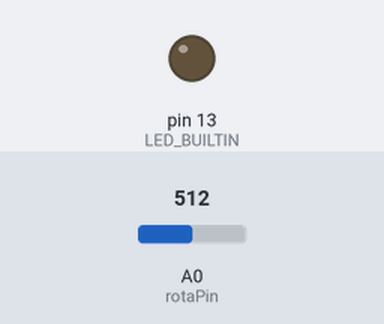
The sketch below on a simulated Arduino Uno, built with avr-gcc and run on an emulated ATmega328P. Shown: output pins drawn as LEDs (lit = HIGH). Dashed ring = blinking. Inputs (shaded band) come from the test bench; at power-on: A0 (rotaPin) = 512.

Above: at 1.2 s.
1.3 s: A0 (rotaPin) set to 900
At 2.6 s:
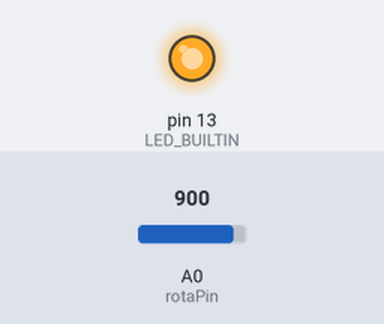
3.4 s: A0 (rotaPin) set to 306
At 3.56 s:
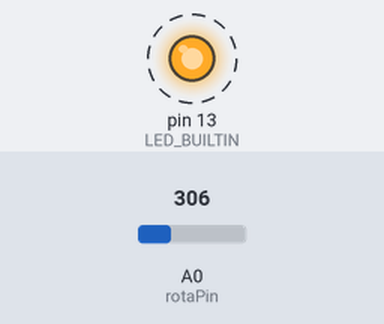
Timing chart, 0 to 12.4 s (numbered marks = the images above; inputs shaded):
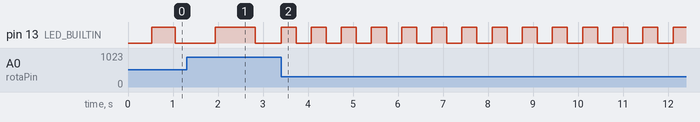

The sketch:

8_solution.ino
```cpp
// Non-blocking version of blink
// Rotation sensor controls rate of blinking

int loop_counter;

unsigned long time_now;
unsigned long timer_mark;
unsigned long timer_interval = 500;

// led
boolean led_state;

// rotation sensor
int rotaPin = A0;
int rotaValue;


void setup() {
  pinMode(LED_BUILTIN, OUTPUT);
  pinMode(rotaPin, INPUT);
}


void loop() {

  rotaValue = analogRead(rotaPin); // get sensor input value

  timer_interval = map(rotaValue, 0, 1023, 50, 1000); // map sensor input to ms rate range

  // timer controlled blinking
  if (timerElapsed()) {
    if (led_state == 0) {
      digitalWrite(LED_BUILTIN, HIGH);
      led_state = 1;
    } else {
      digitalWrite(LED_BUILTIN, LOW);
      led_state = 0;
    }
  }
}


boolean timerElapsed() {

  // what time is it now?
  // Ie. how many milliseconds have elapsed since boot up?
  time_now = millis();

  // has the interval duration since last time mark elasped?
  if (time_now > timer_mark + timer_interval) {
    timer_mark = time_now;  // yes, store new time mark and return true value
    return true;
  } else {                  // no, return false value
    return false;
  }

}
```

Measured:
- after the input at 3.4 s, pin 13 (LED_BUILTIN): alternates HIGH for 0.33 s and LOW for 0.33 s, starting at once
